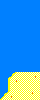

A level layout from a 2D game, rendered from its tile map. Below: a short description, then the map file with its tile-grid data intact:
An orthogonal 10x25 tile map with 4x4 px tiles, 1 tile layer (Capa de Patrones 1).

<map version="1.0" tiledversion="1.0.2" orientation="orthogonal" renderorder="right-down" width="10" height="25" tilewidth="4" tileheight="4" nextobjectid="1">
 <tileset firstgid="1" source="tilesetBeach.tsx" />
 <layer name="Capa de Patrones 1" width="10" height="25">
  <data encoding="csv">
10,10,10,10,10,10,10,10,10,10,
10,10,10,10,10,10,10,10,10,10,
10,10,10,10,10,10,10,10,10,10,
10,10,10,10,10,10,10,10,10,10,
10,10,10,10,10,10,10,10,10,10,
10,10,10,10,10,10,10,10,10,10,
10,10,10,10,10,10,10,10,10,10,
10,10,10,10,10,10,10,10,10,10,
10,10,10,10,10,10,10,10,10,10,
10,10,10,10,10,10,10,10,10,10,
10,10,10,10,10,10,10,10,10,10,
10,10,10,10,10,10,10,10,10,10,
10,10,10,10,10,10,10,10,10,10,
10,10,10,10,10,10,10,10,10,10,
10,10,10,10,10,10,10,10,10,10,
10,10,10,10,10,10,10,10,10,10,
10,10,10,10,10,10,10,10,10,10,
10,10,10,10,10,10,10,10,10,10,
10,10,10,8,1,1,1,1,1,1,
10,10,8,1,1,1,1,1,12,1,
10,10,15,1,11,1,1,1,1,1,
10,10,15,1,1,1,1,1,1,1,
10,10,15,1,1,1,1,1,1,1,
10,8,1,1,1,1,1,1,11,1,
7,1,12,1,1,1,1,1,1,1
</data>
 </layer>
</map>
